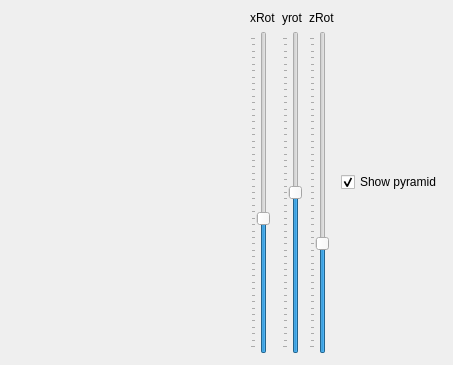
<?xml version="1.0" encoding="UTF-8"?>
<ui version="4.0">
 <class>Window</class>
 <widget class="QWidget" name="Window">
  <property name="geometry">
   <rect>
    <x>0</x>
    <y>0</y>
    <width>453</width>
    <height>365</height>
   </rect>
  </property>
  <property name="windowTitle">
   <string>Window</string>
  </property>
  <layout class="QHBoxLayout" name="horizontalLayout">
   <item>
    <widget class="MyGLWidget" name="myGLWidget" native="true">
     <property name="minimumSize">
      <size>
       <width>200</width>
       <height>200</height>
      </size>
     </property>
    </widget>
   </item>
   <item>
    <layout class="QVBoxLayout" name="verticalLayout X">
     <item>
      <widget class="QLabel" name="label">
       <property name="text">
        <string>xRot</string>
       </property>
      </widget>
     </item>
     <item>
      <widget class="QSlider" name="rotXSlider">
       <property name="minimum">
        <number>-360</number>
       </property>
       <property name="maximum">
        <number>360</number>
       </property>
       <property name="singleStep">
        <number>1</number>
       </property>
       <property name="pageStep">
        <number>10</number>
       </property>
       <property name="value">
        <number>-60</number>
       </property>
       <property name="orientation">
        <enum>Qt::Vertical</enum>
       </property>
       <property name="tickPosition">
        <enum>QSlider::TicksAbove</enum>
       </property>
       <property name="tickInterval">
        <number>15</number>
       </property>
      </widget>
     </item>
    </layout>
   </item>
   <item>
    <layout class="QVBoxLayout" name="horizontalLayout Y">
     <item>
      <widget class="QLabel" name="label_2">
       <property name="text">
        <string>yrot</string>
       </property>
      </widget>
     </item>
     <item>
      <widget class="QSlider" name="rotYSlider">
       <property name="sizePolicy">
        <sizepolicy hsizetype="Fixed" vsizetype="Expanding">
         <horstretch>0</horstretch>
         <verstretch>0</verstretch>
        </sizepolicy>
       </property>
       <property name="layoutDirection">
        <enum>Qt::LeftToRight</enum>
       </property>
       <property name="minimum">
        <number>-360</number>
       </property>
       <property name="maximum">
        <number>360</number>
       </property>
       <property name="singleStep">
        <number>1</number>
       </property>
       <property name="pageStep">
        <number>10</number>
       </property>
       <property name="orientation">
        <enum>Qt::Vertical</enum>
       </property>
       <property name="tickPosition">
        <enum>QSlider::TicksAbove</enum>
       </property>
       <property name="tickInterval">
        <number>15</number>
       </property>
      </widget>
     </item>
    </layout>
   </item>
   <item>
    <layout class="QVBoxLayout" name="horizontalLayout Z">
     <item>
      <widget class="QLabel" name="label_3">
       <property name="text">
        <string>zRot</string>
       </property>
      </widget>
     </item>
     <item>
      <widget class="QSlider" name="rotZSlider">
       <property name="minimum">
        <number>-360</number>
       </property>
       <property name="maximum">
        <number>360</number>
       </property>
       <property name="singleStep">
        <number>1</number>
       </property>
       <property name="pageStep">
        <number>10</number>
       </property>
       <property name="value">
        <number>-120</number>
       </property>
       <property name="orientation">
        <enum>Qt::Vertical</enum>
       </property>
       <property name="tickPosition">
        <enum>QSlider::TicksAbove</enum>
       </property>
       <property name="tickInterval">
        <number>15</number>
       </property>
      </widget>
     </item>
    </layout>
   </item>
   <item>
    <widget class="QCheckBox" name="checkBox">
     <property name="sizePolicy">
      <sizepolicy hsizetype="Fixed" vsizetype="Fixed">
       <horstretch>0</horstretch>
       <verstretch>0</verstretch>
      </sizepolicy>
     </property>
     <property name="text">
      <string>Show pyramid</string>
     </property>
     <property name="checked">
      <bool>true</bool>
     </property>
    </widget>
   </item>
  </layout>
 </widget>
 <layoutdefault spacing="6" margin="11"/>
 <customwidgets>
  <customwidget>
   <class>MyGLWidget</class>
   <extends>QWidget</extends>
   <header>myglwidget.h</header>
   <container>1</container>
   <slots>
    <slot>setXRotation(int)</slot>
    <slot>setZRotation(int)</slot>
    <slot>setYRotation(int)</slot>
    <slot>switchPyramid(bool)</slot>
   </slots>
  </customwidget>
 </customwidgets>
 <resources/>
 <connections>
  <connection>
   <sender>rotXSlider</sender>
   <signal>valueChanged(int)</signal>
   <receiver>myGLWidget</receiver>
   <slot>setXRotation(int)</slot>
   <hints>
    <hint type="sourcelabel">
     <x>235</x>
     <y>261</y>
    </hint>
    <hint type="destinationlabel">
     <x>83</x>
     <y>205</y>
    </hint>
   </hints>
  </connection>
  <connection>
   <sender>rotYSlider</sender>
   <signal>valueChanged(int)</signal>
   <receiver>myGLWidget</receiver>
   <slot>setYRotation(int)</slot>
   <hints>
    <hint type="sourcelabel">
     <x>273</x>
     <y>265</y>
    </hint>
    <hint type="destinationlabel">
     <x>156</x>
     <y>206</y>
    </hint>
   </hints>
  </connection>
  <connection>
   <sender>rotZSlider</sender>
   <signal>valueChanged(int)</signal>
   <receiver>myGLWidget</receiver>
   <slot>setZRotation(int)</slot>
   <hints>
    <hint type="sourcelabel">
     <x>308</x>
     <y>337</y>
    </hint>
    <hint type="destinationlabel">
     <x>205</x>
     <y>208</y>
    </hint>
   </hints>
  </connection>
  <connection>
   <sender>checkBox</sender>
   <signal>toggled(bool)</signal>
   <receiver>myGLWidget</receiver>
   <slot>switchPyramid(bool)</slot>
   <hints>
    <hint type="sourcelabel">
     <x>446</x>
     <y>166</y>
    </hint>
    <hint type="destinationlabel">
     <x>32</x>
     <y>130</y>
    </hint>
   </hints>
  </connection>
 </connections>
</ui>
